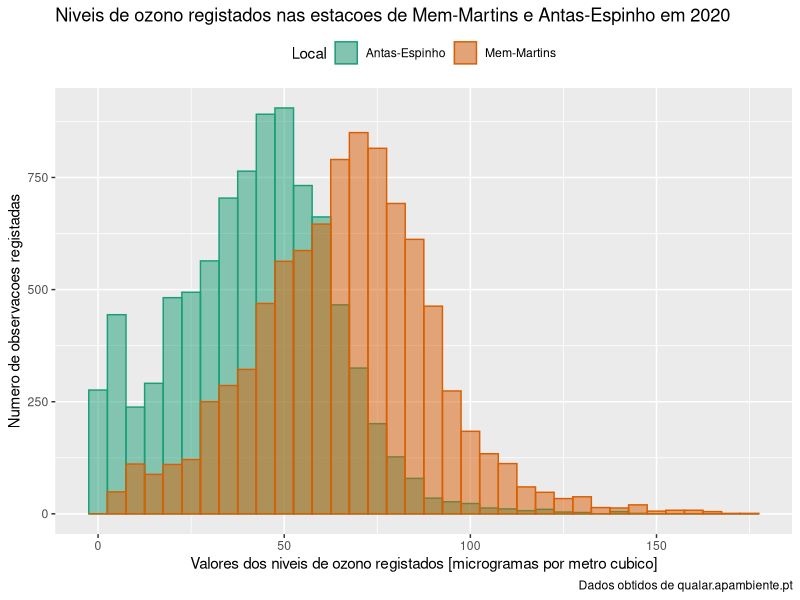

R code for this plot:
library(tidyverse)
library(readxl)
library(plyr)

dfO3lvl <- read_excel('QualidadeARO3.xlsx',col_types = rep('numeric',10))
tibblO3 <- as_tibble(dfO3lvl)

#TODO  METER UMA LINHA DA MEDIA DOS VALORES PARA CADA LOCAL
#mu <- ddply(tibblO3,.variables = 'O3lvl', summarise, grp.mean=mean(weight)) %>%

tibblO3 %>%
  pivot_longer(everything(),names_to = 'Local',values_to = 'O3lvl') %>%
  filter((Local == 'Mem-Martins' | Local == 'Antas-Espinho')) %>%
  ggplot(aes(x = O3lvl, color = Local,fill = Local))+
  geom_histogram(alpha = 0.5, position = "identity",binwidth = 5)+
  #TODO Mexer no binwidth para aumentar ou diminuir o intervalo dos valores representados
  theme(legend.position = "top")+
  scale_fill_brewer(palette = "Dark2")+
  scale_color_brewer(palette = "Dark2")+
  labs(title = 'Niveis de ozono registados nas estacoes de Mem-Martins e Antas-Espinho em 2020',
       caption = 'Dados obtidos de qualar.apambiente.pt',
       x = 'Valores dos niveis de ozono registados [microgramas por metro cubico]',
       y = 'Numero de observacoes registadas')
  #geom_freqpoly(binwidth = 10)
  #theme_minimal()